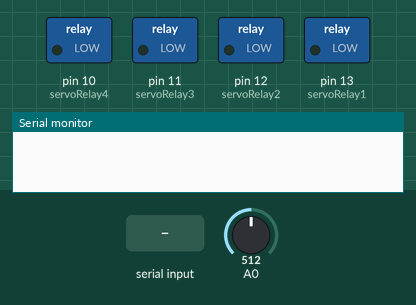
This sketch was run on a simulated Arduino Uno, built with avr-gcc and run on an emulated ATmega328P. Shown: switched loads named in the sketch (green lamp = pin HIGH), the last lines printed to the serial monitor. The test bench sets the inputs (shaded band); at power-on: A0 = 512.

Above: at 1.2 s.
1.3 s: "90,45\n" received over Serial
At 2.5 s:
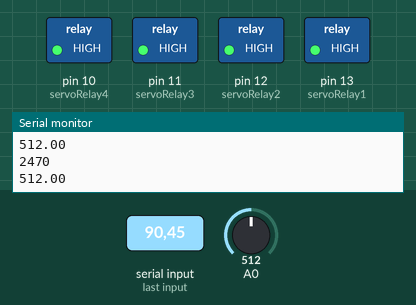
2.8 s: A0 set to 313
4.3 s: A0 set to 281
At 5.1 s:
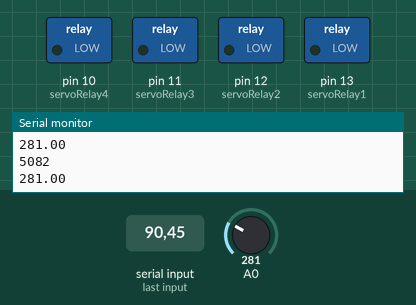
Timing chart, 0 to 7.3 s (numbered marks = the images above; inputs shaded):
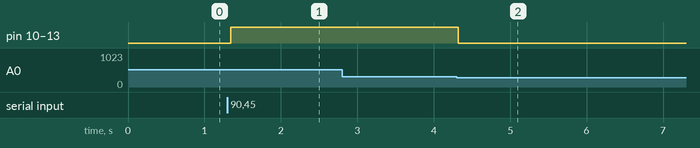

Measured:
- the behaviour switches between 300 and 299 on A0 (found by bisection; images 1 and 2)
- after the input at 1.3 s, pin 10 (servoRelay4), pin 11 (servoRelay3), pin 12 (servoRelay2), pin 13 (servoRelay1): LOW → HIGH after 0.05 s
- after the input at 4.3 s, pin 10 (servoRelay4), pin 11 (servoRelay3), pin 12 (servoRelay2), pin 13 (servoRelay1): HIGH → LOW at once

The sketch:

MeasureForce.ino
```cpp
float reading;
long t=0;
int timeStep;
int nPoints;
int counter=0;

int servoRelay1 = 13;
int servoRelay2 = 12;
int servoRelay3 = 11;
int servoRelay4 = 10;

int FORCE_THRESHOLD = 300;

void setup() {
  Serial.begin(115200);
  Serial.setTimeout(100);

  pinMode(servoRelay1, OUTPUT);
  pinMode(servoRelay2, OUTPUT);
  pinMode(servoRelay3, OUTPUT);
  pinMode(servoRelay4, OUTPUT);
}

void loop() {
  if(Serial.available() > 0){
    nPoints = Serial.parseInt();
    timeStep = Serial.parseInt();
    t = millis();
    while(counter<nPoints){
      if(millis() > t+timeStep-1){
        reading = analogRead(0);
        t = millis();
        Serial.println(t);
        Serial.println(reading);
        counter = counter + 1;

        if (reading >= FORCE_THRESHOLD) {
          digitalWrite(servoRelay1, HIGH);
          digitalWrite(servoRelay2, HIGH);
          digitalWrite(servoRelay3, HIGH);
          digitalWrite(servoRelay4, HIGH);
        }
        else {
          digitalWrite(servoRelay1, LOW);
          digitalWrite(servoRelay2, LOW);
          digitalWrite(servoRelay3, LOW);
          digitalWrite(servoRelay4, LOW);
        }
      }
    }
    t = 0;
    counter = 0;
  }
}
```
